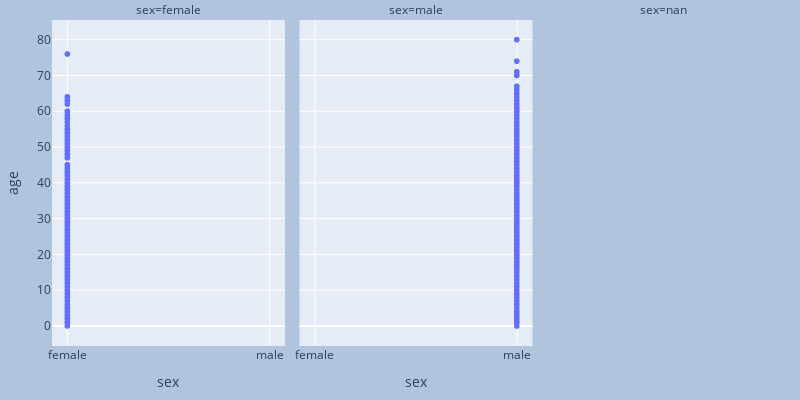

The notebook cell this image was saved under:
### Markdown cell above
# Q9: Search for "Plotly Gallery" and fetch for a graph and use it with our data.

- Note: You need to put the resourse addres of fetched your grapth.

### Code cell
#  Source https://plotly.com/python/setting-graph-size/
fig = px.scatter(df, x="sex", y="age", facet_col="sex",
                 width=800, height=400)

fig.update_layout(
    margin=dict(l=20, r=20, t=20, b=20),
    paper_bgcolor="LightSteelBlue",
)

fig.show()

### Figure 1 — Plotly figure (JSON) as saved in the notebook; plotly's stock layout.template omitted (floating-point values rounded to 4 significant figures; data arrays with more than 128 entries replaced by an {"elided": "..."} marker saying what was removed)
{"data": [{"hovertemplate": "sex=%{x}<br>age=%{y}<extra></extra>", "legendgroup": "", "marker": {"color": "#636efa", "symbol": "circle"}, "mode": "markers", "name": "", "showlegend": false, "type": "scattergl", "x": {"elided": "464 str values"}, "xaxis": "x", "y": {"elided": "464 int values"}, "yaxis": "y"}, {"hovertemplate": "sex=%{x}<br>age=%{y}<extra></extra>", "legendgroup": "", "marker": {"color": "#636efa", "symbol": "circle"}, "mode": "markers", "name": "", "showlegend": false, "type": "scattergl", "x": {"elided": "841 str values"}, "xaxis": "x2", "y": {"elided": "841 int values"}, "yaxis": "y2"}], "layout": {"annotations": [{"font": {}, "showarrow": false, "text": "sex=female", "x": 0.16, "xanchor": "center", "xref": "paper", "y": 1, "yanchor": "bottom", "yref": "paper"}, {"font": {}, "showarrow": false, "text": "sex=male", "x": 0.5, "xanchor": "center", "xref": "paper", "y": 1, "yanchor": "bottom", "yref": "paper"}, {"font": {}, "showarrow": false, "text": "sex=nan", "x": 0.84, "xanchor": "center", "xref": "paper", "y": 1, "yanchor": "bottom", "yref": "paper"}], "height": 400, "legend": {"tracegroupgap": 0}, "margin": {"b": 20, "l": 20, "r": 20, "t": 20}, "paper_bgcolor": "LightSteelBlue", "width": 800, "xaxis": {"anchor": "y", "categoryarray": ["female", "male", null], "categoryorder": "array", "domain": [0, 0.32], "title": {"text": "sex"}}, "xaxis2": {"anchor": "y2", "categoryarray": ["female", "male", null], "categoryorder": "array", "domain": [0.34, 0.66], "matches": "x", "title": {"text": "sex"}}, "xaxis3": {"anchor": "y3", "categoryarray": ["female", "male", null], "categoryorder": "array", "domain": [0.68, 1.0], "matches": "x", "title": {"text": "sex"}}, "yaxis": {"anchor": "x", "domain": [0, 1], "title": {"text": "age"}}, "yaxis2": {"anchor": "x2", "domain": [0, 1], "matches": "y", "showticklabels": false}, "yaxis3": {"anchor": "x3", "domain": [0, 1], "matches": "y", "showticklabels": false}}}
